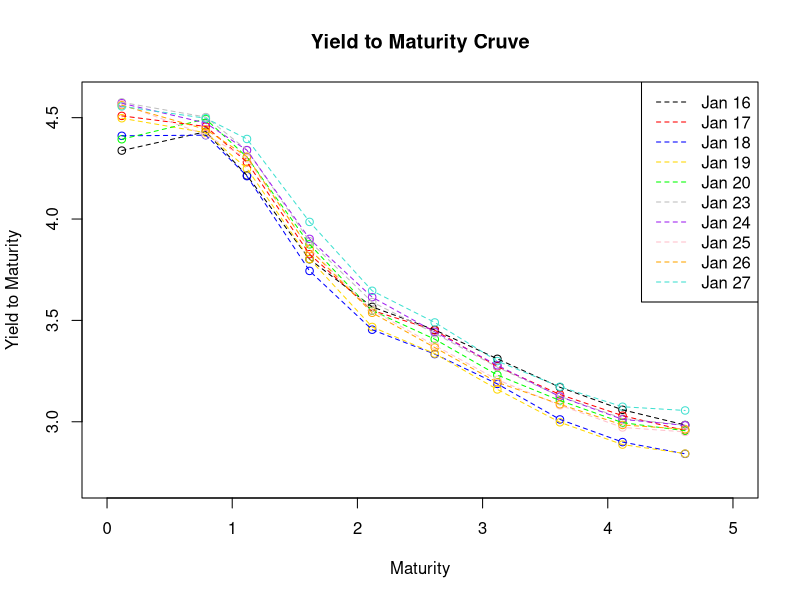
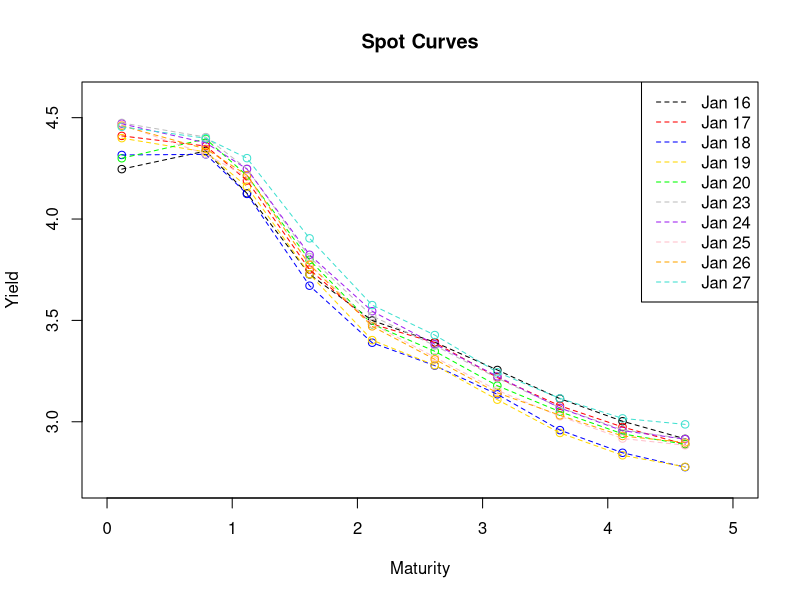
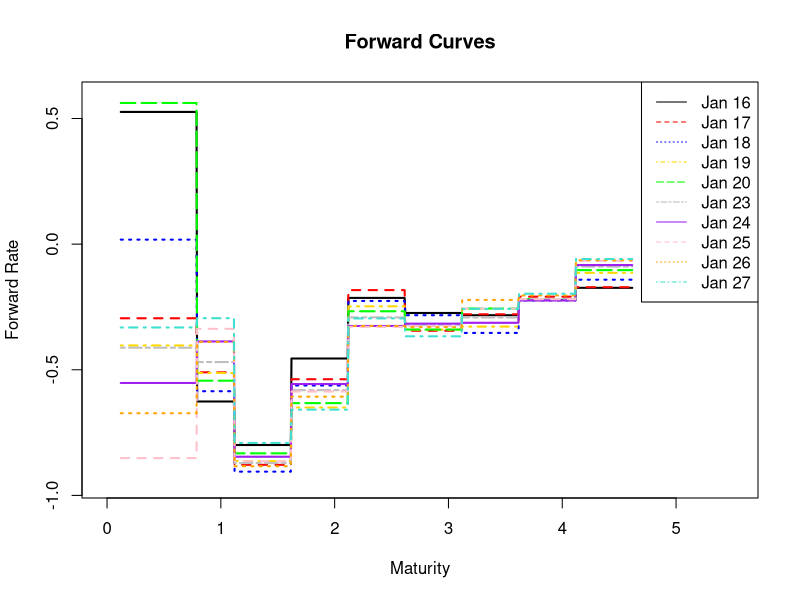

Here is the R script that generated these plots, in order: (Note: this script raises an error after producing the figures.)
#Unless otherwise stated, from left to right, the data is in order of maturity 
#from least to greatest maturity.
#Question 4a)
#cpn stands for the coupon rates of the 10 bonds that I selected. 
cpn <- c(1.75, 0.50, 2.25, 1.50, 1.25, 0.50, 0.25, 1.00, 1.25, 2.75)

#The vector accruedtime represents the amount of days that each bond has accrued
#interest, starting from January 16. I obtained this by counting the number of
#January 16 to March 1 and January 16 to May 1 since these are all the next 
#coupon payment dates for bonds I chose (actually first bond has coupon on 
#February 28 but that is a minor detail that I will ignore. Then I subtracted it 
#from 181 to get fraction out of 365. 181 is actually the number of days from 
#September 1 2022 to March 1 2023 and also from November 1, 2022 to May 1, 2023. 
#The accruedinterestmatrix shows the accrued interest for each bond on each day.

accruedtime <- c(138/365, 77/365, 138/365, 138/365, 138/365, 138/365, 138/365, 
                 138/365, 138/365, 138/365)
accruedinterestonjan16 <- cpn*accruedtime
days  <- c(0, 1, 2, 3, 4, 7, 8, 9, 10, 11)
accruedinterestmatrix <- matrix(ncol=10, nrow=10)
for(i in 1:10){
  for(j in 1:10){
    accruedinterestmatrix[i,j] <- accruedinterestonjan16[i]+days[j]/365}}

#Maturity is approximate number of days until maturity.
maturity <- c(43/365, 288/365, 408/365, 590.5/365, 773/365, 955.5/365, 
              1138/365, 1320.5/365, 1503/365, 1685.5/365)

#Below is the bond price data for each day.
jan16 <- c(99.71, 97.02, 97.93, 96.48, 95.38, 92.74, 91.08, 92.72, 93.14, 99.10)
jan17 <- c(99.70, 97.01, 97.87, 96.45, 95.42, 92.75, 91.19, 92.84, 93.25, 99.22)
jan18 <- c(99.72, 97.05, 97.95, 96.58, 95.61, 93.03, 91.43, 93.24, 93.73, 99.71)
jan19 <- c(99.72, 97.05, 97.92, 96.50, 95.59, 93.03, 91.51, 93.29, 93.78, 99.71)
jan20 <- c(99.74, 97.01, 97.87, 96.40, 95.44, 92.87, 91.32, 92.95, 93.39, 99.24)
jan23 <- c(99.75, 97.03, 97.86, 96.40, 95.38, 92.82, 91.23, 92.90, 93.33, 99.14)
jan24 <- c(99.76, 97.06, 97.87, 96.39, 95.34, 92.81, 91.21, 92.91, 93.35, 99.15)
jan25 <- c(99.77, 97.11, 97.92, 96.47, 95.47, 92.97, 91.41, 93.05, 93.50, 99.29)
jan26 <- c(99.78, 97.10, 97.92, 96.48, 95.50, 93.00, 91.45, 93.04, 93.46, 99.24)
jan27 <- c(99.79, 97.07, 97.84, 96.29, 95.30, 92.72, 91.17, 92.77, 93.14, 98.86)

#I combine the columns to form a matrix called bond data, each row represents
#each bond and each column represents the day of January. I then calculate the
#dirty prices for each day of every bond.
bonddata <- cbind(jan16, jan17, jan18, jan19, jan20, jan23, jan24, jan25, jan26, 
                  jan27)
cleanprices <- bonddata
prices <- cleanprices + accruedinterestmatrix

#4a) I now calculate the yield to maturity (ytm curve). First I used the ytm
#equation from class lectures and the dirty price and the payments all to one
#side. The I recognize that the equation is a function of yield to maturity and
#I use the uniroot function to find a solution to this equation. I use the
#geometric series formula to simply some of the equations.

ytmCAN1.75Mar23 <- matrix(ncol=10, nrow=1)
for(i in 1:10){
  f1 <- function(x) (100+0.5*cpn[1])*(1+x)^((days[i]-43)/365)-prices[1,i]
  ytmCAN1.75Mar23[i] <- uniroot(f1, c(0,1), tol=0.0000001)$root}

ytmCAN0.5Nov23 <- matrix(ncol=10, nrow=1)
for(i in 1:10){
  f1 <- function(x) (0.5*cpn[2])*(1+x)^((days[i]-105)/365)+
    (100+0.5*cpn[2])*(1+x)^((days[i]-288)/365)-prices[2,i]
  ytmCAN0.5Nov23[i] <- uniroot(f1, c(0,1), tol=0.0000001)$root}

partialytm <- matrix(ncol=10, nrow=8) 
for(j in 3:10){
  for(i in 1:10){
    f1 <- function(x) ((1-(1+x)^(-(j-1)/2))/(1-(1+x)^(-1/2)))*(0.5*cpn[j])*
      (1+x)^((days[i]-43)/365)+(100+0.5*cpn[j])*
      (1+x)^((days[i]-(43+182.5*(j-1)))/365)-prices[j,i]
    partialytm[j-2,i] <- uniroot(f1, c(0.001,1), tol=0.0000001)$root}}

ytmmatrixdecimal <- rbind(ytmCAN1.75Mar23, ytmCAN0.5Nov23, partialytm)
ytmmatrix<- 100*ytmmatrixdecimal

#I then plot each column of the yield to matrix dependent variable and the time 
#until maturity as the independent variable. Each column represents the
#yields of all 10 bonds on a specific day. I should add that I did not know how
#to plot all the scatterplots on the same plot so I used the answer that was
#written by csgillespie on the following link.
#https://stackoverflow.com/questions/19120949/how-to-overlay-scatterplots-in-r

plot(maturity, ytmmatrix[1:10,1], pch=NA_integer_, xlim=c(0,5), 
     ylim=c(2.7,4.6), xlab='Maturity', ylab='Yield to Maturity', 
     main='Yield to Maturity Cruve')
points(maturity, ytmmatrix[1:10,1], col='black')
points(maturity, ytmmatrix[1:10,2], col='red')
points(maturity, ytmmatrix[1:10,3], col='blue')
points(maturity, ytmmatrix[1:10,4], col='gold')
points(maturity, ytmmatrix[1:10,5], col='green')
points(maturity, ytmmatrix[1:10,6], col='grey')
points(maturity, ytmmatrix[1:10,7], col='purple')
points(maturity, ytmmatrix[1:10,8], col='pink')
points(maturity, ytmmatrix[1:10,9], col='orange')
points(maturity, ytmmatrix[1:10,10], col='turquoise')

#After this, I interpolate the data by using linear interpolation. I included a 
#legend so that the each day was indicated by a certain colour. I referred to 
#the following link to help me learn how to create the legend in my plot.
#https://r-coder.com/add-legend-r/

lines(maturity, ytmmatrix[1:10,1], col='black', lty=2)
lines(maturity, ytmmatrix[1:10,2], col='red', lty=2)
lines(maturity, ytmmatrix[1:10,3], col='blue', lty=2)
lines(maturity, ytmmatrix[1:10,4], col='gold', lty=2)
lines(maturity, ytmmatrix[1:10,5], col='green', lty=2)
lines(maturity, ytmmatrix[1:10,6], col='grey', lty=2)
lines(maturity, ytmmatrix[1:10,7], col='purple', lty=2)
lines(maturity, ytmmatrix[1:10,8], col='pink', lty=2)
lines(maturity, ytmmatrix[1:10,9], col='orange', lty=2)
lines(maturity, ytmmatrix[1:10,10], col='turquoise', lty=2)
legend("topright", legend=c("Jan 16", "Jan 17", "Jan 18", "Jan 19", "Jan 20", 
                            "Jan 23", "Jan 24", "Jan 25", "Jan 26", "Jan 27"),
       lty = 2, col=c("black", "red", "blue", "gold", "green", 
                                  "grey", "purple", "pink", "orange", "turquoise"))

#4b) Now I will find the spot curve, but sometimes I refer to the spot rate as 
#yield, as something distinct from yield to maturity (ytm).
#I calculate the yields for CAN 1.75 Mar 23 and CAN 0.5 Nov 23. Notice that
#I discounted the first coupon payment for the November yields using the March 23
#yield rate, instead of interpolating a 3 month yield. The reason why was because
#there was only one data point so far for each day so there's no best linear fit.

yieldmar23 <- matrix(ncol=10, nrow=1)
yieldnov23 <- matrix(ncol=10, nrow=1)
empty <- matrix(ncol=10, nrow=8)

e = exp(1)
c = 100+0.5*cpn
for(i in 1:10)
  yieldmar23[i]= -(365/(43-days[i]))*log(prices[1,i]/c[1])
for(i in 1:10)
  yieldnov23[i]= -(365/(288-days[i]))*log((prices[2,i]-0.5*cpn[2]*
                                            e^(yieldmar23[i]*(-104/365)))/c[2])  

#Now that every remaining bond matures either on March or September, it becomes 
#easier to write a nested loop to calculate all remaining yields using the
#same bootstrapping method as above. In retrospect, I think it was not necessary
#to solve for the yields of first two bonds and then write a for loop for the
#rest. I think I could have solved for all the yields all at once if I created
#matrices that contained the times for each payments for each bond.

newmatrix <- matrix(nrow=10, ncol=10)
for(i in 1:10){
  newmatrix[1,i] <- yieldmar23[i]
  newmatrix[2,i] <-yieldnov23[i]}

vect <- matrix(nrow=1, ncol=2)
p <- matrix(nrow=1, ncol=1)
for(i in 3:10){
  for(j in 1:10){
    for(m in 1:(i-1))
    {vect[m] = 0.5*cpn[i]*e^((43+182.5*(m-1)-days[j])*(-1/365)*newmatrix[m,j])}
    p[1,1] <- prices[i,j]-sum(vect[1:i-1])
    newmatrix[i,j] = -(365/(43+182.5*(i-1)-days[j]))*log(p[1,1]/c[i])
    vect <- matrix(ncol=i-1, nrow=1)
    p[1,1] <- prices[i,j]}}

#I then convert the matrix from decimal form to percents by 
#multiplying each index by 100. I call the resulting matrix percentyields.
percentyields <- 100*newmatrix

#I then plot each bonds yield/spot rate as the dependent variable and the time 
#until maturity as the independent variable. Each column represents the percent
#yields of all 10 bonds on a specific day. 

plot(maturity, percentyields[1:10,1], pch=NA_integer_, xlim=c(0,5), 
     ylim=c(2.7,4.6), xlab='Maturity', ylab='Yield', main='Spot Curves')
points(maturity, percentyields[1:10,1], col='black')
points(maturity, percentyields[1:10,2], col='red')
points(maturity, percentyields[1:10,3], col='blue')
points(maturity, percentyields[1:10,4], col='gold')
points(maturity, percentyields[1:10,5], col='green')
points(maturity, percentyields[1:10,6], col='grey')
points(maturity, percentyields[1:10,7], col='purple')
points(maturity, percentyields[1:10,8], col='pink')
points(maturity, percentyields[1:10,9], col='orange')
points(maturity, percentyields[1:10,10], col='turquoise')

#After this, I interpolate the data by using linear interpolation. I included a 
#legend so that the each day was indicated by a certain colour. 

lines(maturity, percentyields[1:10,1], col='black', lty=2)
lines(maturity, percentyields[1:10,2], col='red', lty=2)
lines(maturity, percentyields[1:10,3], col='blue', lty=2)
lines(maturity, percentyields[1:10,4], col='gold', lty=2)
lines(maturity, percentyields[1:10,5], col='green', lty=2)
lines(maturity, percentyields[1:10,6], col='grey', lty=2)
lines(maturity, percentyields[1:10,7], col='purple', lty=2)
lines(maturity, percentyields[1:10,8], col='pink', lty=2)
lines(maturity, percentyields[1:10,9], col='orange', lty=2)
lines(maturity, percentyields[1:10,10], col='turquoise', lty=2)
legend("topright", legend=c("Jan 16", "Jan 17", "Jan 18", "Jan 19", "Jan 20", 
                         "Jan 23", "Jan 24", "Jan 25", "Jan 26", "Jan 27"),
       lty = 2, col=c("black", "red", "blue", "gold", "green", 
       "grey", "purple", "pink", "orange", "turquoise"))

#Question 4c)

#To obtain the forward rates, I take the partial derivative of the yield curve 
#with respect to T variable, time until maturity. I will take the averages of 
#the left and right derivatives for the non-differentiable points. For the left 
#endpoint and right endpoint, I take the right and left derivatives respectively. 
#For any other value of time until maturity, the partial derivative is simply 
#the slope between the yields of the two bonds. 

#tdistance is just a vector representing the amount of time between the maturity 
#dates of each adjacent pair of bonds. It is not exact, and out of convenience
#I wrote 182.5 to represent number of days in 6 months. The derivative matrix is 
#the matrix of the slopes of each yield/spot curve. The semiderivative matrix 
#gives a rough notion of a derivative for the points whose derivative is not 
#defined, in the ordinary sense.

derivative <- matrix(ncol=10, nrow=9)
tdistance <- c(62, 365/3, 182.5, 182.5, 182.5, 182.5, 182.5, 182.5, 182.5)
for(i in 1:9){
  for(j in 1:10){
    derivative[i,j] <- (percentyields[i+1,j]-percentyields[i,j])/tdistance[i]}}
semiderivative <- matrix(ncol=10, nrow=8)
for(i in 1:8){
  for(j in 1:10){
    semiderivative[i,j] <- (derivative[i,j]+derivative[i+1,j])/2}}

derivative1 <- matrix(nrow=24, ncol=10)
for(i in 1:8){
  for(j in 1:10){
    derivative1[1+3*(i-1),j] <- derivative[i,j]
    derivative1[2+3*(i-1),j] <- semiderivative[i,j]
    derivative1[3+3*(i-1),j] <- derivative[i+1,j]}}

#Multiplied derivatives by 365 to get forward rate per year instead of per day.
derivativematrix <- 365*rbind(derivative[1,1:10], derivative1, derivative[9,1:10])

#maturity2 is a vector I made in order that the forward curves appear more like
#a continuous function of time (to remove the jump discontinuities). 
maturity2 <- c(44/365, 287/365, 288/365, 289/365, 407/365, 408/365,
              409/365, 589.5/365, 590.5/365, 591.5/365, 772/365, 773/365, 
              774/365, 954.5/365, 955.5/365, 956.5/365, 1137/365, 1138/365, 
              1139/365, 1319.5/365, 1320.5/365, 1321.5/365, 1502/365, 1503/365, 
              1504/365, 1684.5/365)

#I then plotted the forward curves using similar codes as before. However for
#legibility I increased the thickness of the lines and varied the line types.
plot(maturity2, derivativematrix[1:26, 1], pch=NA_integer_, xlim=c(0,5.5), 
     ylim=c(-365*0.0026,365*0.0016), xlab='Maturity', ylab='Forward Rate', 
     main='Forward Curves')
lines(maturity2, derivativematrix[1:26,1], col='black', lty=1, lwd=2)
lines(maturity2, derivativematrix[1:26,2], col='red', lty=2, lwd=2)
lines(maturity2, derivativematrix[1:26,3], col='blue', lty=3, lwd=2)
lines(maturity2, derivativematrix[1:26,4], col='gold', lty=4, lwd=2)
lines(maturity2, derivativematrix[1:26,5], col='green', lty=5, lwd=2)
lines(maturity2, derivativematrix[1:26,6], col='grey', lty=6, lwd=2)
lines(maturity2, derivativematrix[1:26,7], col='purple', lty=7, lwd=2)
lines(maturity2, derivativematrix[1:26,8], col='pink', lty=8, lwd=2)
lines(maturity2, derivativematrix[1:26,9], col='orange', lty=9, lwd=2)
lines(maturity2, derivativematrix[1:26,10], col='turquoise', lty=10, lwd=2)
legend("topright", legend=c("Jan 16", "Jan 17", "Jan 18", "Jan 19", "Jan 20", 
                            "Jan 23", "Jan 24", "Jan 25", "Jan 26", "Jan 27"),
       lty = c(1,2,3,4,5,6,7,8,9,10), 
       col=c("black", "red", "blue", "gold", "green", 
                                  "grey", "purple", "pink", "orange", "turquoise"))


#Question 5. I chose the 5 random variables to be bonds that have similar coupon
#rates. In order I chose: CAN 1.75 Mar 23, CAN 1.50 Sept 24, CAN 1.25 Mar 25,
#CAN 1.00 Sept 26, and CAN 1.25 Mar 27.

choice <- c(1,4,5,8,9)
xijs <- matrix(ncol=9, nrow=5)
for(i in 1:5){
  for(j in 1:9){
    xijs[i,j] <- log(percentyields[choice[i],j+1]/percentyields[choice[i],j])}}

mean1 <- mean(xijs[1,1:9])
difference1 <- xijs[1,1:9]-mean1
mean2 <- mean(xijs[2,1:9])
difference2 <- xijs[2,1:9]-mean2
mean3 <- mean(xijs[3,1:9])
difference3 <- xijs[3,1:9]-mean3
mean4 <- mean(xijs[4,1:9])
difference4 <- xijs[4,1:9]-mean4
mean5 <- mean(xijs[5,1:9])
difference5 <- xijs[1,1:9]-mean5
differencematrix <- rbind(difference1, difference2, difference3, difference4,
                          difference5)

variancecovariancelogdailyreturn <- matrix(ncol=5, nrow=5)
for(i in 1:5){
  for(j in 1:5){variancecovariancelogdailyreturn[i,j] <- 
    sum(differencematrix[i,1:9]*differencematrix[j,1:9])/8}}

#Now I will compute the variance-covariance matrix for the forward rates from
#1yr-1yr to 1yr-4yr.For the forward rates, I could have interpolated the yield 
#rates for 1 to 5 years but for sake of simplicity and because interpolation may 
#be inaccurate, I will use actual observed yield rates corresponding to 0.5 to 1 
#years, 1.5 to 2 years, 2.5 to 3 years, 3.5 to 4 years and 4.5 to 5 years.

oneyroneyr <- matrix(ncol=10, nrow=1)
for(j in 1:10)
  {oneyroneyr[j] <- (newmatrix[4,j]*2-newmatrix[2,j])/(2-1)}
diff1 <- oneyroneyr-mu1
oneyrtwoyr <- matrix(ncol=10, nrow=1)
for(j in 1:10)
  {oneyrtwoyr[j] <- (newmatrix[6,j]*3-newmatrix[2,j])/(3-1)}
oneyrthreeyr <- matrix(ncol=10, nrow=1)
for(j in 1:10)
{oneyrthreeyr[j] <- (newmatrix[8,j]*4-newmatrix[2,j])/(4-1)}
oneyrfouryr <- matrix(ncol=10, nrow=1)
for(j in 1:10)
{oneyrfouryr[j] <- (newmatrix[10,j]*5-newmatrix[2,j])/(5-1)}
mu1 <- mean(oneyroneyr)
diff1 <- oneyroneyr-mu1
mu2 <- mean(oneyrtwoyr)
diff2 <- oneyrtwoyr-mu2
mu3 <- mean(oneyrthreeyr)
diff3 <- oneyrthreeyr-mu3
mu4 <- mean(oneyrfouryr)
diff4 <- oneyrfouryr-mu4
diffmatrix <- rbind(diff1, diff2, diff3, diff4)
variancecovarianceforwardrates <- matrix(ncol=4, nrow=4)

for(i in 1:4){
  for(j in 1:4){variancecovarianceforwardrates[i,j] <- 
    sum(diffmatrix[i,1:10]*diffmatrix[j,1:10])/9}}

#Question 6
#Eigenvalues and their eigenvectors for the variance covariance matrix of the
#daily log returns of yield.
eigenvalues1 <- eigen(variancecovariancelogdailyreturn, symmetric=TRUE)$values
eigenvectors1 <- eigen(variancecovariancelogdailyreturn, symmetric=TRUE)$vectors

#Eigenvalues and their eigenvectors for the variance-covariance matrix of the
#daily 1yr-1yr to 1yr-4yr forward rates, treated as random variables.
eigenvalues2 <- eigen(variancecovarianceforwardrates, symmetric=TRUE)$values
eigenvectors2 <- eigen(variancecovarianceforwardrates, symmetric=TRUE)$vectors